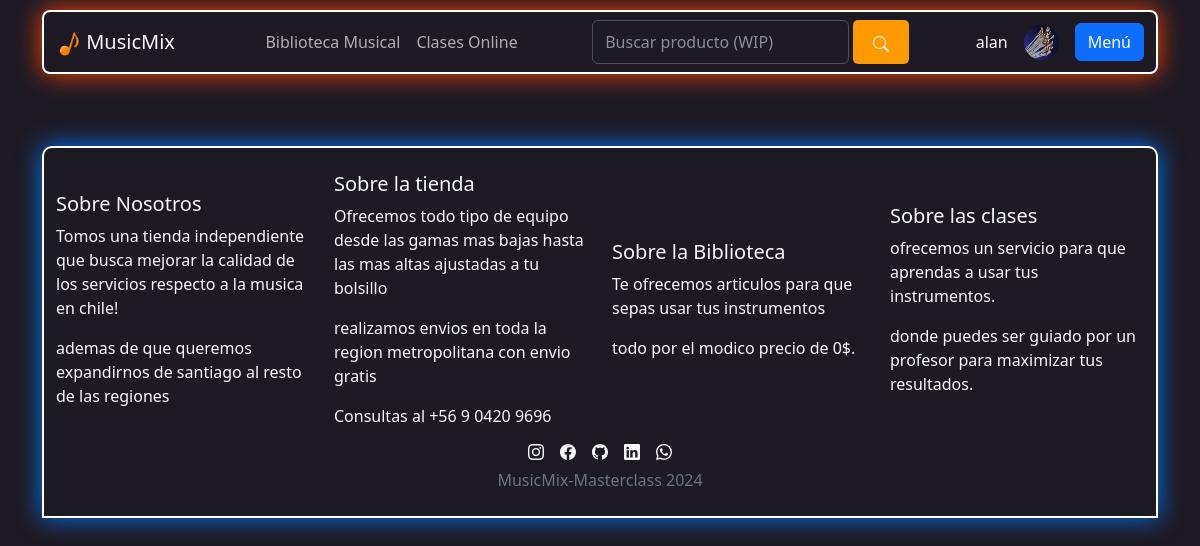
The app's page /manager/subcategorias/ (signed in) with its own data.
### Store/models.py (models this page shows, shortened)
class Usuario(AbstractUser):
    RUT                 = models.CharField(default = '', max_length = 13,  unique = True, error_messages = {"unique": "El rut ya está registrado."}, blank=True)
    nacimiento          = models.DateField(null = True)
    genero              = models.IntegerField(default = 2, choices = opcionesSexo)
    telefono            = models.CharField(default = '', max_length = 15)
    direccion           = models.CharField(default = '', max_length = 300)
    region              = models.IntegerField(null = True, blank = True, choices = regiones)
    comuna              = models.IntegerField(null = True, blank = True, choices = comunas)
    foto_de_Usuario     = models.ImageField(upload_to = "usuarios",null = True)
    es_profesor         = models.BooleanField(default=False)
    es_admin_biblioteca = models.BooleanField(default=False)
    class Meta:
        ordering = ['username']

### Store/d_back/views.py (the view)
# urls.py: path('subcategorias/',                          menuSubcategorias,                         name="subcategorias"),
def menuSubcategorias(request):
    return render(request,"backoffice/CRUD_subcategorias/menu.html")

### Store/Cart/context_processor.py (called while the page is built)
def importe_total_carro(request):
    total = 0
    if 'carro' in request.session.keys():
        for key,value in request.session["carro"].items():
            total += int(value["precio"] * value["cantidad"])
    return {"importe_total_carro":total}

### Store/Templates/backoffice/CRUD_subcategorias/menu.html (shortened to what this page needs)
{% extends "base.html" %}

### Store/Templates/base.html (shortened to what this page needs)
{% load static %}
{% load humanize %}
<!DOCTYPE html>
<html lang="es">
<head>
    <link href="https://cdn.jsdelivr.net/npm/bootstrap@5.3.0/dist/css/bootstrap.min.css" rel="stylesheet"
>
    <link rel="stylesheet" type="text/css" href="{% static 'css/styles.css' %}">
</head>
<body data-bs-theme="dark">
    <div class="container">
        <nav class="navbar navbar-expand-lg" id="navbarcolor">
            <div class="container-fluid d-flex justify-content-between">
                <a class="navbar-brand" href="{% url 'inicio' %}" style="color: var(--bs-body-color);">
                    <img src="{% static 'images\icono pagina.png'%}" width="25" height="25">
                    MusicMix</a>
                <ul class="navbar-nav">
                    <li class="nav-item">
                        <a class="nav-link" href="{% url 'bookinicio' %}">Biblioteca Musical</a>
                    </li>
                    <li class="nav-item">
                        <a class="nav-link" href="{% url 'Verificarmembresia' %}">Clases Online</a>
                    </li>
                </ul>
                <form class="d-flex" role="search" method="post">
                    <input class="form-control me-1" type="search" placeholder="Buscar producto (WIP)"
                        aria-label="Search" id="searchQuery">
                    <button class="btn btn-success-custom align-items-center justify-content-between" type="submit"
                        onclick="redirigirBusqueda(event)">
                        <svg xmlns="http://www.w3.org/2000/svg" width="16" height="16" fill="currentColor"
                            class="bi bi-search" viewBox="0 0 16 16">
                            <path
                                d="M11.742 10.344a6.5 6.5 0 1 0-1.397 1.398h-.001q.044.06.098.115l3.85 3.85a1 1 0 0 0 1.415-1.414l-3.85-3.85a1 1 0 0 0-.115-.1zM12 6.5a5.5 5.5 0 1 1-11 0 5.5 5.5 0 0 1 11 0" />
                        </svg>
                    </button>
                </form>
                <div class="d-flex align-items-center">
                    {% if not user.is_authenticated %}
                    <a href="{% url 'login' %}" class="btn btn-secondary me-2">Iniciar Sesión</a>
                    <a href="{% url 'registrarse' %}" class="btn btn-secondary me-2">Registrarse</a>
                    <button class="btn btn-secondary" data-bs-toggle="offcanvas" href="#offcanvasExample" role="button">
                        Menú
                    </button>
                    {% else %}
                    <div class="d-flex align-items-center">
                        <span class="me-3">{{ user.username }}</span>
                        {% if user.foto_de_Usuario %}
                        <img class="rounded-circle me-3" src="{{ user.foto_de_Usuario.url }}" alt="Foto de Usuario"
                            width="35" height="35">
                        {% endif %}
                        <button class="btn btn-primary" data-bs-toggle="offcanvas" href="#offcanvasExample"
                            role="button">
                            Menú
                        </button>
                    </div>
                    {% endif %}
                </div>
            </div>
        </nav>
        <br>
        {% include 'footer.html' %}
    </div>
</body>
</html>

### static/css/styles.css (style rules this page uses)
:root { --box-shadow-light: 0 0 10px black; --border-light: 1px solid gray; }
[data-bs-theme="dark"] { --box-shadow-dark-1: 0 0 10px #ff7301; --box-shadow-dark-2: 0 0 10px #ff9901; --box-shadow-dark-3: 0 0 10px #bd5806; --border-dark: 1px solid white; }

### Store/Templates/base.html (style rules this page uses)
:root { --box-shadow-light: 0 0 10px black; --border-light: 1px solid gray; }
[data-bs-theme="dark"] { --box-shadow-dark-1: 0 0 10px #ff7301; --box-shadow-dark-2: 0 0 10px #ff9901; --box-shadow-dark-3: 0 0 10px #bd5806; --border-dark: 1px solid white; }

### records on screen
Usuario: username "alan", foto_de_Usuario (picture)
